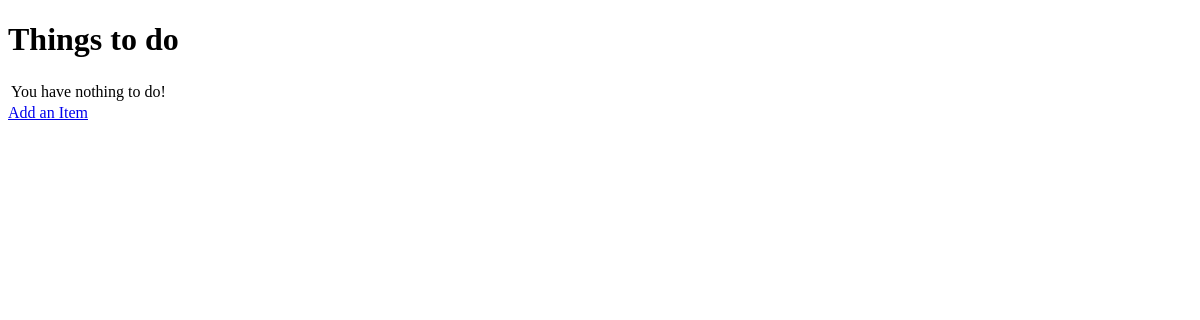
The app's page /, older data.
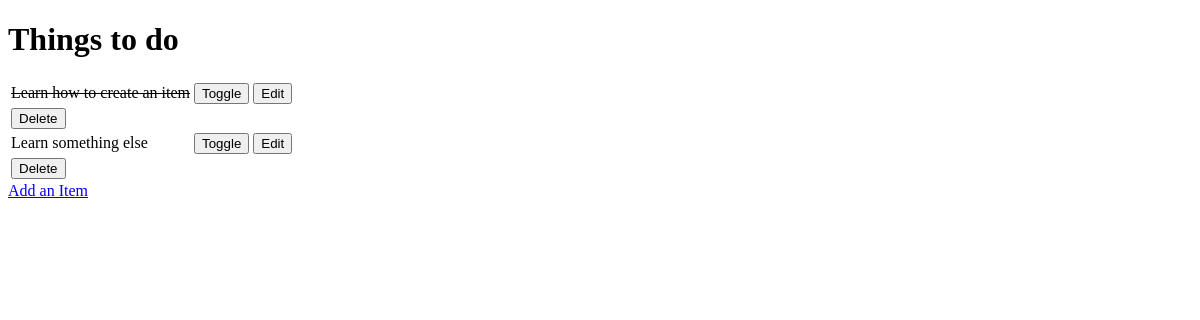
The same page, newer data.
### todo/models.py (models this page shows)
class Item(models.Model):
    name = models.CharField(max_length=50, null=False, blank=False)
    done = models.BooleanField(null=False, blank=False, default=False)
    def __str__(self):
        return self.name

### todo/views.py (the view)
# urls.py: path('', views.get_todo_list, name='get_todo_list'),
def get_todo_list(request):   # Query the database to retrieve all items
    items = Item.objects.all()
    context = {
        'items': items  # Create a dictionary with 'items' key and value
    }
    return render(request, 'todo/todo_list.html', context)

### todo/templates/todo/todo_list.html (shortened to what this page needs)
<!DOCTYPE html>
<html lang="en">
<head>
</head>
<body>
    <h1>Things to do</h1>
    <table>
        {% for item in items %}
        <tr>
            {% if  item.done %}
            <td><strike>{{ item.name }}</strike></td>
            {% else %}
            <td>{{ item.name }}</td>
            {% endif %}
            <td>
                <a href="/toggle/{{ item.id }}">
                    <button>Toggle</button>
                </a>
            </td>
            <td>
                <a href="/edit/{{ item.id }}">
                    <button>Edit</button>
                </a>
            </td>
        </tr>
        <td>
            <a href="/delete/{{ item.id }}">
                <button>Delete</button>
            </a>
        </td>
        {% empty %}
        <tr>
            <td>You have nothing to do!</td>
        </tr>
        {% endfor%}
    </table>
    <a href="/add">Add an Item</a>
</body>
</html>

Row changes from the older to the newer data that the page shows:
added Item: name "Learn how to create an item"
added Item: name "Learn something else"
Text that changed along with them:
text no longer shown: "You have nothing to do!"
